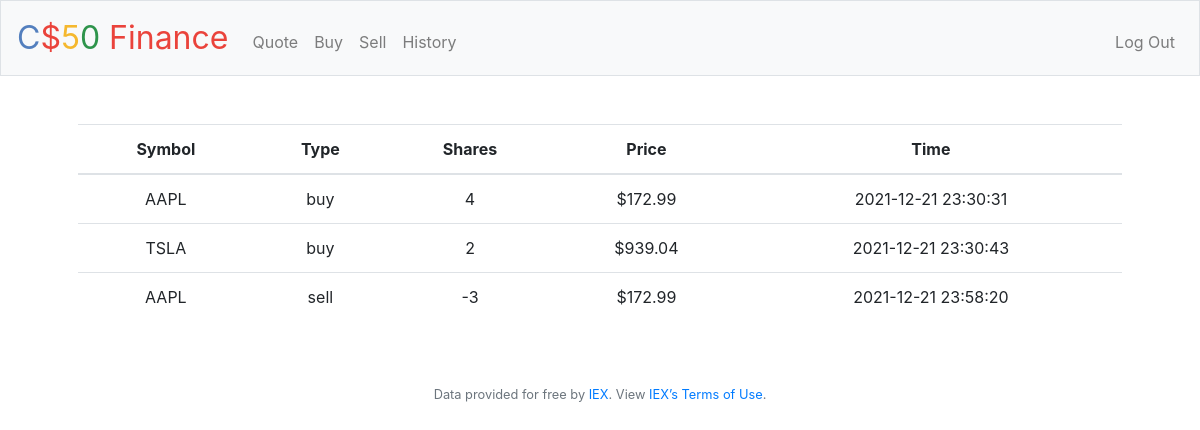
The app's page /history (signed in) with its own data.
### tables this page shows
CREATE TABLE trans (
 id INTEGER PRIMARY KEY AUTOINCREMENT,
 user_id INTEGER NOT NULL,
 name TEXT NOT NULL,
 shares INTEGER NOT NULL,
 price NUMERIC NOT NULL,
 type TEXT NOT NULL,
 symbol TEXT NOT NULL,
 time TIMESTAMP DEFAULT CURRENT_TIMESTAMP,
 FOREIGN KEY(user_id) REFERENCES users(id)
);

### app.py (the view)
@app.route("/history")
@login_required
def history():
    user_id = session["user_id"]
    trans = db.execute(
        "SELECT type, symbol, price, shares, time FROM trans WHERE user_id = ?", user_id
    )
    return render_template("history.html", trans=trans, usd=usd)

### app.py (called while the page is built)
@app.after_request
def after_request(response):
    response.headers["Cache-Control"] = "no-cache, no-store, must-revalidate"
    response.headers["Expires"] = 0
    response.headers["Pragma"] = "no-cache"
    return response

### helpers.py (called while the page is built)
def login_required(f):
    @wraps(f)
    def decorated_function(*args, **kwargs):
        if session.get("user_id") is None:
            return redirect("/login")
        return f(*args, **kwargs)
    return decorated_function

def usd(value):
    return f"${value:,.2f}"

### templates/history.html (shortened to what this page needs)
{% extends "layout.html" %}
{% block main %}
    <table class="table table_striped">
        <thead>
            <tr>
                <th>Symbol</th>
                <th>Type</th>
                <th>Shares</th>
                <th>Price</th>
                <th>Time</th>
            </tr>
        </thead>
        <tbody>
            {% for trans in trans %}
            <tr>
                <td> {{ trans["symbol"].upper() }} </td>
                <td> {{ trans["type"] }} </td>
                <td> {{ trans["shares"] }} </td>
                <td> {{ usd(trans["price"]) }} </td>
                <td> {{ trans["time"] }} </td>
            </tr>
            {% endfor %}
        </tbody>
    </table>
{% endblock %}

### records on screen
trans: price "$172.99"
trans: price "$939.04"
trans: price "$172.99"
